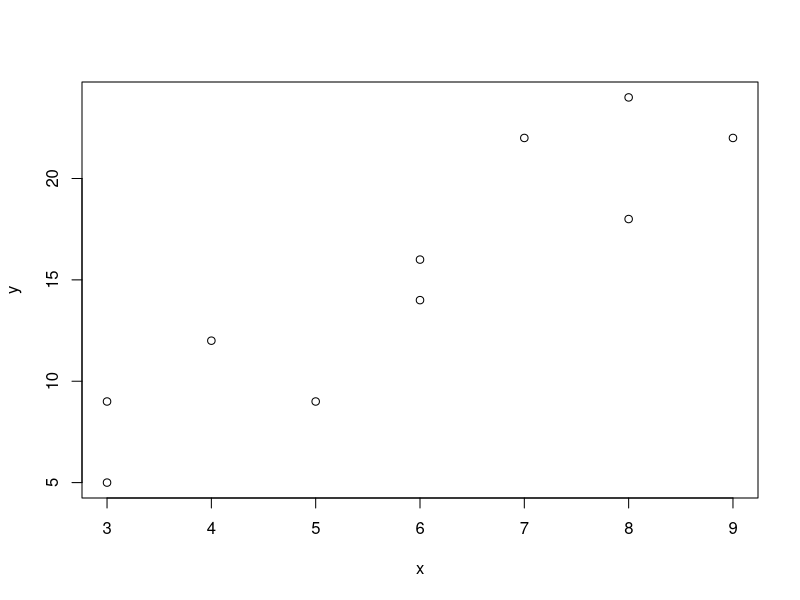
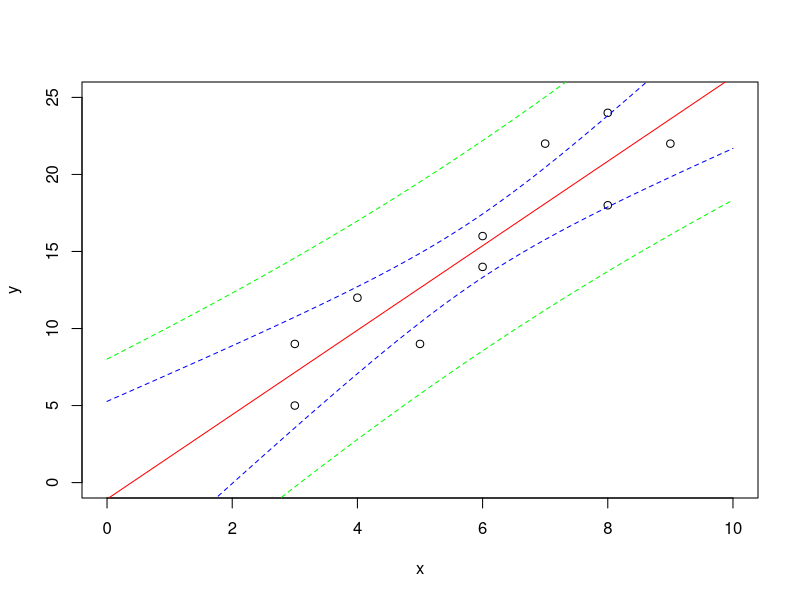

Generate these figures, in order, with R:
##기울기 beta1에 대한 추론
#예제. 다음 표는 어떤 알레르기 증세에 효과가 있다고 하는 새로 개발된 약품의 복용량(mg)과 효과가 지속되는 기간(일)을 기록한 자료이다.
x <- c(3,3,4,5,6,6,7,8,8,9);x
y <- c(9,5,12,9,14,16,22,18,24,22);y

plot(x,y)

xbar <- mean(x);xbar
Sxx <- (x-xbar)%*%(x-xbar);Sxx

ybar <- mean(y);ybar
Sxy <- (x-xbar)%*%(y-ybar);Sxy

# 점추정
beta1_hat <- Sxy/Sxx;beta1_hat
beta0_hat <- ybar-beta1_hat*xbar;beta0_hat

# 95% 신뢰구간
pred <- beta0_hat + beta1_hat*x;pred
res <- y - pred;res

SSE <- res%*%res;SSE

n <- length(x);n
MSE <- SSE/(n-2);MSE

s <- sqrt(MSE);s

se_hat <- s/sqrt(Sxx)  # 표준 오차의 추정치
t_0.025 <- qt(0.025,n-2,lower.tail=F);t_0.025  # t분포 사용 

# 신뢰구간
c(beta1_hat-t_0.025*se_hat,beta1_hat+t_0.025*se_hat)

# 검정
# 약의 복용량이 증가함에 따라 효과의 지속기간도 증가하는지 유의수준 5%로 검정하라.
# H0: beta1 = 0 vs. H1: beta1 > 0
beta_10 <- 0;beta_10

t <- (beta1_hat-beta_10)/se_hat;t

t_0.05 <- qt(0.05,n-2,lower.tail=F);t_0.05 # 단측 검정

t >= t_0.05 
# TRUE -> 기각역에 포함되므로 유의수준 5%로 귀무가설을 기각할 수 있다. 
# 즉, 자료에서 나타난 복용량의 범위 내에서 약의 복용량이 증가하면 약의 효과의 지속기간도 증가한다는 뚜렷한 증거가 있다고 할 수 있다.

### 주의
# 귀무가설 H0: beta1 = 0 의 검정결과를 해석할 때, 귀무가설이 기각되지 않는 경우 종속변수 y가 독립변수 x에 의해 설명될 수 없다고 잘못된 결론을 내리면 안된다. 
## 두 변수 사이에 관계가 없다기보다는 직선관계가 없다고 해석해야 한다.
# ex1. 두 변수 사이에 직선관계가 존재하지만 자료에서 얻어진 x 값의 범위 내에서는 직선관계가 나타나지 않는 경우  
# ex2. 만약 두 변수 사이에 곡선 관계가 존재한다면, 위의 검정은 부적절한 모형을 바탕으로 검정한 것

## 절편 beta0에 대한 추론
# 점추정
beta0_hat <- ybar-beta1_hat*xbar;beta0_hat

# 95% 신뢰구간
se_hat <- s*sqrt(1/n + (xbar^2)/Sxx)
t_0.025 <- qt(0.025,n-2,lower.tail=F);t_0.025

# 신뢰구간
c(beta0_hat-t_0.025*se_hat,beta0_hat+t_0.025*se_hat)

# 검정
# beta0가 0인지 아닌지 유의수준 alpha=0.05에서 검정하라.
# H0: beta0 = 0 vs. H1: beta0 != 0
beta_00 <- 0;beta_00

t <- (beta0_hat-beta_00)/se_hat;t

t_0.025 <- qt(0.025,n-2,lower.tail=F);t_0.025 # 양측검정

abs(t) >= t_0.025 
# FALSE -> 기각역에 포함되지 않으므로, 귀무가설을 기각할 수 없다. 
# 굳이 검정을 하지 않더라도, 바로 위에서 구한 신뢰구간을 통해서도 신뢰구간이 0을 포함하고 있기 때문에 귀무가설을 기각할 수 없음을 알 수 있다.

### 주의
# beta0 는 x = 0 에서의 종속변수의 기댓값에 대응한다. 
## 하지만 약의 효과를 평가하는 문제에, 우선 자료에 나타난 x 값의 범위가 3과 7 사이이므로 직선식을 x = 0 으로 확장하는 것은 적절하지 못하다. 
# 따라서 추정값 beta0_hat = -1.07이 효과지속 기간의 의미로 해석될 수 없다.

## 평균반응 beta0 + beta1 * x*에 대한 추론 - E(y/x=x*)의 추정
x1 <- 6;x1
x2 <- 9.5;x2

# 점추정
est1 <- beta0_hat + beta1_hat * x1;est1
est2 <- beta0_hat + beta1_hat * x2;est2

# 95% 신뢰구간
se_hat1 <- s*sqrt(1/n + (x1-xbar)^2/Sxx);se_hat1
se_hat2 <- s*sqrt(1/n + (x2-xbar)^2/Sxx);se_hat2

t_0.025 <- qt(0.025,n-2,lower.tail=F);t_0.025

# 신뢰구간
c(est1-t_0.025*se_hat1,est1+t_0.025*se_hat1)
c(est2-t_0.025*se_hat2,est2+t_0.025*se_hat2)

plot(x,y, xlim=c(0,10), ylim=c(0,25))
abline(a=beta0_hat,b=beta1_hat,col='red')

any_x <- seq(0,10,by=0.2);any_x

est <- beta0_hat + beta1_hat * any_x;est  # 모든 x에 대한 추정치
se_hat <- s*sqrt(1/n + (any_x-xbar)^2/Sxx);se_hat 
lower <- est-t_0.025*se_hat;lower
upper <- est+t_0.025*se_hat;upper

lines(any_x,upper,col='blue',lty=2)
lines(any_x,lower,col='blue',lty=2) 
# 평균 반응의 분산을 보게 되면 xbar에서 멀어질수록 분산이 커지기 때문에, 
# 평균에서 멀어질 수록 구간이 넓어짐을 확인할 수 있다. 
# 즉, 독립변수의 자료 범위를 크게 벗어나는 x 값에 대하여 평균반응이나 
# 다음으로 배울 반응변수값에 대한 추정은 매우 주의해야 한다. 
# 정확도가 떨어진다는 것 이 외에도 실제 관계가 직선이 아니고, 
# 주어진 데이터에서만 직선이 관계일 경우처럼 추정하는 모형 자체도 문제가 있을 수 있습니다. 
# 만약 자료의 범위를 크게 벗어나는 독립변수의 값에 대하여 추정을 원한다면 
# 더 많은 자료를 얻어 추정하는 독립변수의 값을 포함하거나 
# 그 값에 가깝도록 자료의 범위를 넓혀주는 등의 작업이 필요하게 된다.


## 반응변수값 beta0 + beta1 * x* + epsilon에 대한 추론
# 95% 신뢰구간: 예측구간
se_hat <- s*sqrt(1 + 1/n + (any_x-xbar)^2/Sxx);se_hat # 표준 오차의 추정치
lower <- est-t_0.025*se_hat;lower
upper <- est+t_0.025*se_hat;upper

lines(any_x,upper,col='green',lty=2)
lines(any_x,lower,col='green',lty=2) 
# 오차 부분이 추가가 되었기 때문에 표준오차가 조금 더 큰 값을 갖게 되어 구간이 더 넓은 것을 볼 수 있다. 
# 각각의 하나의 값들이기 때문에 더 큰 불확실성을 가지고 있다고 볼 수 있다.